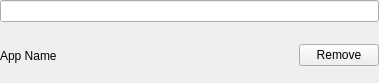
<?xml version="1.0" encoding="UTF-8"?>
<ui version="4.0">
 <class>AppPickerWidget</class>
 <widget class="QWidget" name="AppPickerWidget">
  <property name="geometry">
   <rect>
    <x>0</x>
    <y>0</y>
    <width>379</width>
    <height>83</height>
   </rect>
  </property>
  <property name="windowTitle">
   <string>Form</string>
  </property>
  <layout class="QVBoxLayout" name="verticalLayout">
   <property name="spacing">
    <number>-1</number>
   </property>
   <property name="leftMargin">
    <number>0</number>
   </property>
   <property name="topMargin">
    <number>0</number>
   </property>
   <property name="rightMargin">
    <number>0</number>
   </property>
   <property name="bottomMargin">
    <number>0</number>
   </property>
   <item>
    <widget class="AppPickerLineEdit" name="lineEditApp"/>
   </item>
   <item>
    <widget class="QWidget" name="widget" native="true">
     <layout class="QVBoxLayout" name="verticalLayout_2">
      <property name="spacing">
       <number>7</number>
      </property>
      <property name="leftMargin">
       <number>0</number>
      </property>
      <property name="topMargin">
       <number>0</number>
      </property>
      <property name="rightMargin">
       <number>0</number>
      </property>
      <property name="bottomMargin">
       <number>0</number>
      </property>
      <item>
       <widget class="QWidget" name="widgetAppName" native="true">
        <layout class="QHBoxLayout" name="horizontalLayout">
         <property name="leftMargin">
          <number>0</number>
         </property>
         <property name="topMargin">
          <number>0</number>
         </property>
         <property name="rightMargin">
          <number>0</number>
         </property>
         <property name="bottomMargin">
          <number>0</number>
         </property>
         <item>
          <widget class="QLabel" name="labelAppName">
           <property name="sizePolicy">
            <sizepolicy hsizetype="Expanding" vsizetype="Preferred">
             <horstretch>0</horstretch>
             <verstretch>0</verstretch>
            </sizepolicy>
           </property>
           <property name="text">
            <string>App Name</string>
           </property>
           <property name="alignment">
            <set>Qt::AlignLeading|Qt::AlignLeft|Qt::AlignVCenter</set>
           </property>
           <property name="wordWrap">
            <bool>true</bool>
           </property>
          </widget>
         </item>
         <item>
          <widget class="QPushButton" name="pushButtonRemove">
           <property name="sizePolicy">
            <sizepolicy hsizetype="Fixed" vsizetype="Fixed">
             <horstretch>0</horstretch>
             <verstretch>0</verstretch>
            </sizepolicy>
           </property>
           <property name="text">
            <string>Remove</string>
           </property>
          </widget>
         </item>
        </layout>
       </widget>
      </item>
     </layout>
    </widget>
   </item>
  </layout>
 </widget>
 <customwidgets>
  <customwidget>
   <class>AppPickerLineEdit</class>
   <extends>QLineEdit</extends>
   <header>FWAdminLib/Configurator/AppPickerLineEdit.h</header>
  </customwidget>
 </customwidgets>
 <resources/>
 <connections/>
</ui>
